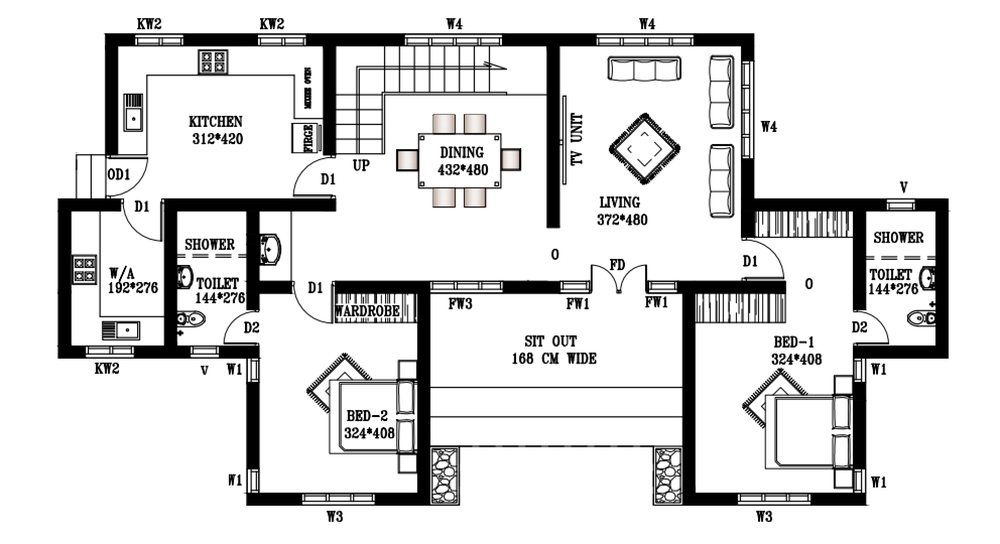
#> input picture Images/Examples/example.png, 1000 x 544 px, shrunk from 1984 x 1080 before the run
$ python corner.py
#> lines starting #> are read from the running program, lines starting #| are printed output that depends on the picture; after the words box and inside, x2 and y2 are one past the last pixel; in counts of white or black regions, pixels touching at a corner belong together
import cv2
import os

# Construct the image path
example_image_path = os.path.join(
    os.path.dirname(os.path.realpath(__file__)),
    "../../../Images/Examples/example.png"
)

# Read the image
img = cv2.imread(example_image_path)
#> img is the input picture: shape (544, 1000, 3); mean B, G, R 219.6, 219.6, 219.6
if img is None:
    raise FileNotFoundError(f"Image not found at path: {example_image_path}")

# Convert to grayscale
gray = cv2.cvtColor(img, cv2.COLOR_BGR2GRAY)

# Detect corners using Shi-Tomasi method (cv2.goodFeaturesToTrack)
# The method is used to detect good features to track in an image, which are typically corners.
# Parameters:
# - 1000: Max number of corners to detect.
# - 0.01: Quality level (lower value detects more corners).
# - 10: Minimum distance between detected corners.
corners = cv2.goodFeaturesToTrack(gray, 1000, 0.01, 10)
#> corners = 657 rows, first 8: [751, 157], [863, 359], [602, 197], [647, 306], [138, 28], [744, 265], [760, 212], [775, 346]

# Draw circles around detected corners
if corners is not None:
    for corner in corners:
        x, y = corner[0]
        cv2.circle(img, (int(x), int(y)), 5, (0, 255, 0), -1)
#> this loop made 657 passes
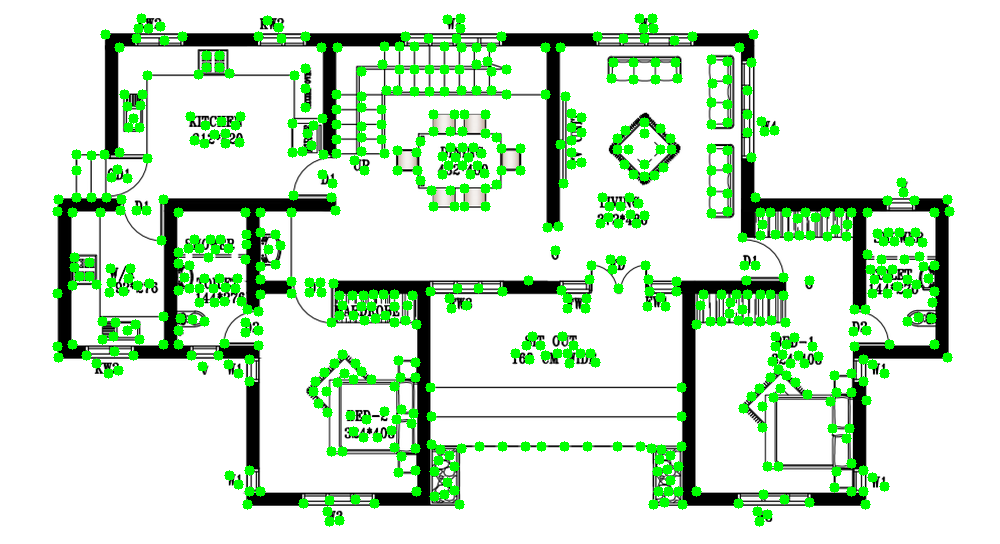
#> img: shape (544, 1000, 3); 9.77% of pixels changed, all inside (x1, y1, x2, y2) = (52, 13, 955, 527)

# Display the image
cv2.imshow("Corners Found", img)
cv2.waitKey(0)
cv2.destroyAllWindows()
